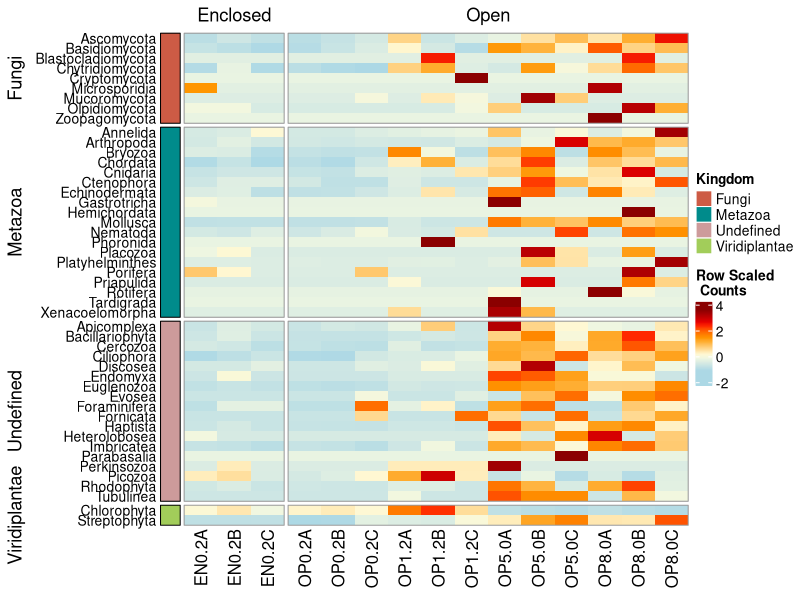
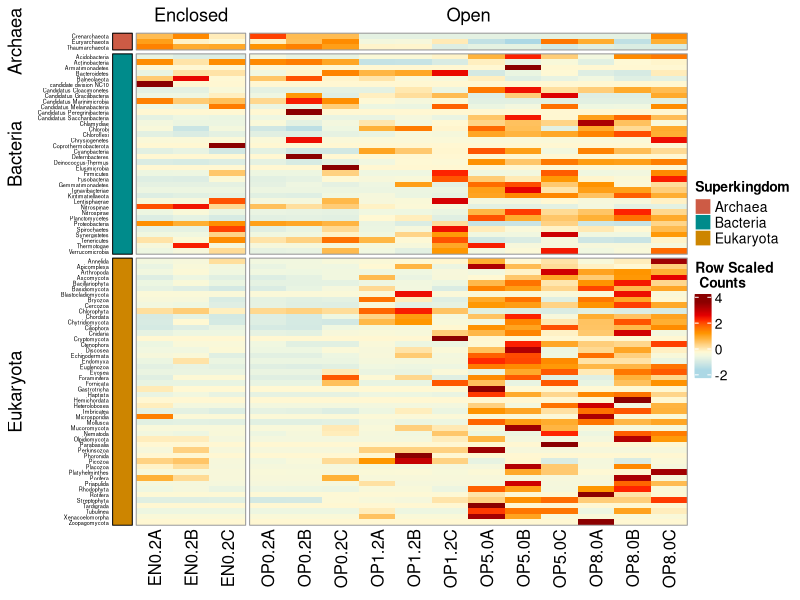

The R source for these figures, in order: (Note: this script raises an error after producing the figures.)
# Libraries
library(tidyverse)
library(reshape2)
library(ComplexHeatmap)
library(edgeR)

# Samples
s <- c('OP0.2A','OP0.2B','OP0.2C','OP1.2A','OP1.2B','OP1.2C','OP5.0A','OP5.0B','OP5.0C','OP8.0A','OP8.0B','OP8.0C', 'EN0.2A','EN0.2B','EN0.2C')
# s <- c('A0_2','B0_2','C0_2','A1_2','B1_2','C1_2','A5_0','B5_0','C5_0','A8_0','B8_0','C8_0','GP_1','GP_2','GP_3')

# Data
df <- read.delim("counts.lca.rarefy.tsv")

## TMM
# x <- df[,-c(1:8)]
# scale.factors <- calcNormFactors(x, lib.size=NULL, method = "TMM")
# norm.data <- t(t(x)/(scale.factors*817133))
# tmm <- cbind(df[,1:8],norm.data)

# y <- tmm %>% select(superkingdom,s) %>% melt() %>% drop_na()
# y$superkingdom <- factor(y$superkingdom, levels = c("Archaea","Viruses","Bacteria","Eukaryota"))
# y$variable <- factor(y$variable, levels = c('GP_1','GP_2','GP_3','A0_2','B0_2','C0_2','A1_2','B1_2','C1_2','A5_0','B5_0','C5_0','A8_0','B8_0','C8_0'))
# y %>% ggplot() + geom_boxplot(aes(x=variable,y=value, color=superkingdom)) + scale_color_manual(values = c("coral3", "darkolivegreen3", "darkcyan", "orange3")) + facet_wrap(~superkingdom) + theme_classic() %+replace% theme(axis.text.x = element_text(angle = 90))

# Phylum
dfeu <- df %>% filter(superkingdom == "Eukaryota")
ph <- dfeu %>% group_by(phylum) %>% drop_na("phylum") %>% select(s) %>% melt() %>% ungroup() %>% group_by(phylum, variable) %>% summarise(value = sum(value)) %>% spread(phylum, value) %>% rename(sample = variable) %>% as.data.frame()
rownames(ph) <- ph$sample
ph <- ph %>% select(-sample) %>% t() %>% as.data.frame() %>% arrange(desc(OP0.2A))
write.table(ph, file='reads.lca.phylum.tsv', quote=FALSE, sep='\t', col.names=T ,row.names=F)

phperc <- apply(ph,2,function(x){round(x/sum(x)*100,2)})
write.table(phperc, file='reads.lca.perc.phylum.tsv', quote=FALSE, sep='\t', col.names=T ,row.names=F)

# Sort
labels <- (df[,c(1,2,3)] %>% filter(superkingdom == "Eukaryota") %>% unique() %>% select(kingdom, phylum))
labels <- merge(labels, rownames(ph), by.x="phylum", by.y="y") %>% arrange(kingdom)
labels$kingdom[is.na(labels$kingdom)] <- "Undefined"

# Color
lab <- colorRampPalette(c("lightblue","lightyellow","orange","red","darkred"),  space = "Lab")

# Scale Rows
scale_heatmap_row <- function(x) {
  x <- sweep(x, 1L, rowMeans(x, na.rm = F), check.margin = FALSE)
  sx <- apply(x, 1L, sd, na.rm = F)
  x <- sweep(x, 1L, sx, "/", check.margin = FALSE)
  return(x)
}
scale_heatmap_column <- function(x) {
  x <- sweep(x, 2L, colMeans(x, na.rm = F), check.margin = FALSE)
  sx <- apply(x, 2L, sd, na.rm = F)
  x <- sweep(x, 2L, sx, "/", check.margin = FALSE)
  return(x)
}

phs <- scale_heatmap_row(ph)
phs <- phs[labels$phylum,]

# Reorder GPs
phs <- phs[,c(13:15,1:12)]

# Heatmap
annot <- rowAnnotation(Kingdom = labels$kingdom, show_annotation_name = F, col = list(Kingdom = c("Fungi"="coral3", "Metazoa"="darkcyan", "Viridiplantae"="darkolivegreen3", "Undefined"="rosybrown3")), border = T)

png(file="07-Plots/Heatmap.EU.png")
p <- Heatmap(as.matrix(phs), name = "Row Scaled \n Counts", cluster_rows = F, cluster_columns = F, row_order = labels$phylum, col = lab(16), left_annotation = annot, row_split = labels$kingdom, row_names_side = "left", row_names_gp = gpar(fontsize = 10), border = "gray60", column_split = c(rep("Enclosed",3), rep("Open",12)), raster_quality=3)
draw(p)
dev.off()
 

# NON-EUKARYOTA

ph <- df %>% group_by(phylum) %>% drop_na("phylum") %>% select(s) %>% melt() %>% ungroup() %>% group_by(phylum, variable) %>% summarise(value = sum(value)) %>% spread(phylum, value) %>% rename(sample = variable) %>% as.data.frame()
rownames(ph) <- ph$sample
ph <- ph %>% select(-sample) %>% t() %>% as.data.frame() %>% arrange(desc(OP0.2A))

labels <- (df[,c(1,2,3)] %>% unique() %>% select(superkingdom, phylum))
labels <- merge(labels, rownames(ph), by.x="phylum", by.y="y") %>% arrange(superkingdom)

phs <- scale_heatmap_row(ph)
phs <- phs[labels$phylum,]
phs <- phs[,c(13:15,1:12)]

png(file="07-Plots/Heatmap.ALL.png", units="px", width=1200, height=800)
annot <- rowAnnotation(Superkingdom = labels$superkingdom, show_annotation_name = F, col = list(Superkingdom = c("Archaea"="coral3", "Bacteria"="darkcyan", "Eukaryota"="orange3", "Viruses"="darkolivegreen3")), border = T)
p <- Heatmap(as.matrix(phs), name = "Row Scaled \n Counts", cluster_rows = F, cluster_columns = F, row_order = labels$phylum, col = lab(16), left_annotation = annot, row_split = labels$superkingdom, row_names_side = "left", row_names_gp = gpar(fontsize = 4), border = "gray60", column_split = c(rep("Enclosed",3), rep("Open",12)), use_raster=T, raster_quality=5)
draw(p)
dev.off()

# -----------------------------
### Summary tables

# Top5 Bacteria
bac <- labels %>% filter(superkingdom == "Bacteria")
ph_bac <- ph[bac$phylum,]
ph_bac %>% arrange(desc(A0_2)) %>% head(5)

## Number of unique taxa per taxonomic level and pore size
df$p02 <- rowSums(df[,c(9:11)])
df$p12 <- rowSums(df[,c(12:14)])
df$p50 <- rowSums(df[,c(15:17)])
df$p80 <- rowSums(df[,c(18:20)])
df$pGP <- rowSums(df[,c(21:23)])

numTaxa <- function(df, taxlevel, col) {
  for (domain in c("Archaea","Bacteria","Eukaryota","Viruses")) {
    tmp <- (df %>% filter(superkingdom == sym(domain)) %>% select(taxlevel,col) %>% group_by(UQ(sym(taxlevel))) %>% summarise(tmp = sum(UQ(sym(col)))) %>% drop_na() %>% filter(tmp > 0) %>% dim())[1]
    message(paste(domain, taxlevel, col, ":", tmp))
  }
}

# Phylum
numTaxa(df, "phylum", "pGP")
numTaxa(df, "phylum", "p02")
numTaxa(df, "phylum", "p12")
numTaxa(df, "phylum", "p50")
numTaxa(df, "phylum", "p80")

# Class
numTaxa(df, "class", "pGP")
numTaxa(df, "class", "p02")
numTaxa(df, "class", "p12")
numTaxa(df, "class", "p50")
numTaxa(df, "class", "p80")

# Order
numTaxa(df, "order", "pGP")
numTaxa(df, "order", "p02")
numTaxa(df, "order", "p12")
numTaxa(df, "order", "p50")
numTaxa(df, "order", "p80")

# Family
numTaxa(df, "family", "pGP")
numTaxa(df, "family", "p02")
numTaxa(df, "family", "p12")
numTaxa(df, "family", "p50")
numTaxa(df, "family", "p80")

# Genus
numTaxa(df, "genus", "pGP")
numTaxa(df, "genus", "p02")
numTaxa(df, "genus", "p12")
numTaxa(df, "genus", "p50")
numTaxa(df, "genus", "p80")

# Species
numTaxa(df, "species", "pGP")
numTaxa(df, "species", "p02")
numTaxa(df, "species", "p12")
numTaxa(df, "species", "p50")
numTaxa(df, "species", "p80")

## Top5 phyla per pore size

df2 <- df[,c(1,3,9:23)]

df3 <- df2 %>% filter(superkingdom == "Eukaryota") %>% select(-superkingdom) %>% group_by(phylum) %>% summarise_at(s, sum) %>% drop_na(phylum) %>% arrange(desc(A0_2))

# 0.2
df3 %>% select(phylum,s[1:3]) %>% head(5)

# Plot
df3_plot <- df3 %>% melt()
df3_plot$variable <- factor(df3_plot$variable, levels = c('GP_1','GP_2','GP_3','A0_2','B0_2','C0_2','A1_2','B1_2','C1_2','A5_0','B5_0','C5_0','A8_0','B8_0','C8_0'))
df3_plot %>% ggplot() + geom_point(aes(x=variable, y=log(value), color=phylum)) + facet_wrap(~phylum) + guides(color = "none") + theme_classic() %+replace% theme(axis.text.x = element_text(angle = 90))
